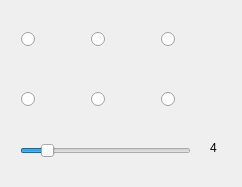
<?xml version="1.0" encoding="UTF-8"?>
<ui version="4.0">
 <class>PenOptionsWidgetClass</class>
 <widget class="QWidget" name="PenOptionsWidgetClass">
  <property name="geometry">
   <rect>
    <x>0</x>
    <y>0</y>
    <width>242</width>
    <height>187</height>
   </rect>
  </property>
  <property name="windowTitle">
   <string>PenOptionsWidget</string>
  </property>
  <widget class="QRadioButton" name="colorButton00">
   <property name="geometry">
    <rect>
     <x>21</x>
     <y>10</y>
     <width>58</width>
     <height>58</height>
    </rect>
   </property>
   <property name="text">
    <string/>
   </property>
   <property name="checked">
    <bool>false</bool>
   </property>
  </widget>
  <widget class="QRadioButton" name="colorButton01">
   <property name="geometry">
    <rect>
     <x>91</x>
     <y>10</y>
     <width>58</width>
     <height>58</height>
    </rect>
   </property>
   <property name="text">
    <string/>
   </property>
   <property name="checked">
    <bool>false</bool>
   </property>
  </widget>
  <widget class="QRadioButton" name="colorButton02">
   <property name="geometry">
    <rect>
     <x>161</x>
     <y>10</y>
     <width>58</width>
     <height>58</height>
    </rect>
   </property>
   <property name="text">
    <string/>
   </property>
   <property name="checked">
    <bool>false</bool>
   </property>
  </widget>
  <widget class="QRadioButton" name="colorButton10">
   <property name="geometry">
    <rect>
     <x>21</x>
     <y>70</y>
     <width>58</width>
     <height>58</height>
    </rect>
   </property>
   <property name="text">
    <string/>
   </property>
   <property name="checked">
    <bool>false</bool>
   </property>
  </widget>
  <widget class="QRadioButton" name="colorButton11">
   <property name="geometry">
    <rect>
     <x>91</x>
     <y>70</y>
     <width>58</width>
     <height>58</height>
    </rect>
   </property>
   <property name="text">
    <string/>
   </property>
   <property name="checked">
    <bool>false</bool>
   </property>
  </widget>
  <widget class="QRadioButton" name="colorButton12">
   <property name="geometry">
    <rect>
     <x>161</x>
     <y>70</y>
     <width>58</width>
     <height>58</height>
    </rect>
   </property>
   <property name="text">
    <string/>
   </property>
   <property name="checked">
    <bool>false</bool>
   </property>
  </widget>
  <widget class="QSlider" name="sizeSlider">
   <property name="geometry">
    <rect>
     <x>20</x>
     <y>140</y>
     <width>171</width>
     <height>22</height>
    </rect>
   </property>
   <property name="minimum">
    <number>1</number>
   </property>
   <property name="maximum">
    <number>25</number>
   </property>
   <property name="pageStep">
    <number>3</number>
   </property>
   <property name="value">
    <number>4</number>
   </property>
   <property name="orientation">
    <enum>Qt::Horizontal</enum>
   </property>
  </widget>
  <widget class="QLabel" name="sizeLabel">
   <property name="geometry">
    <rect>
     <x>210</x>
     <y>140</y>
     <width>31</width>
     <height>16</height>
    </rect>
   </property>
   <property name="text">
    <string>4</string>
   </property>
  </widget>
 </widget>
 <layoutdefault spacing="6" margin="11"/>
 <resources/>
 <connections/>
</ui>
